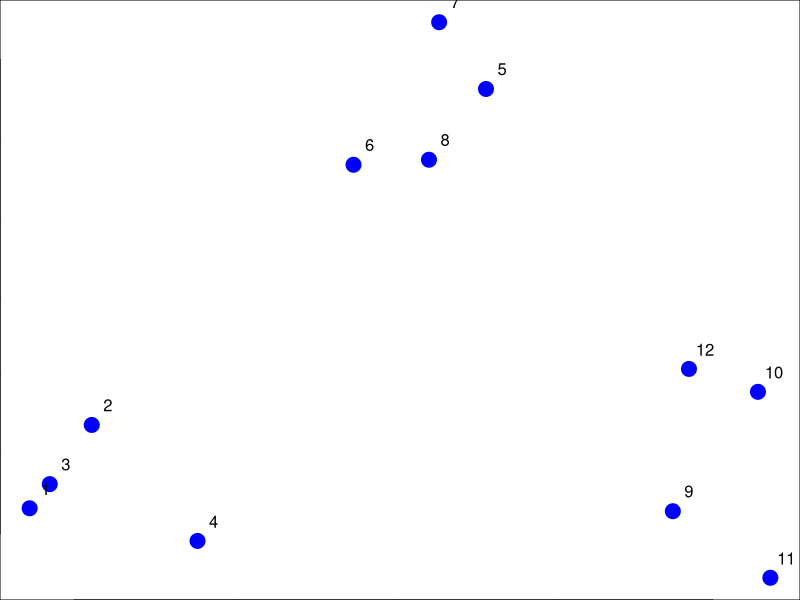
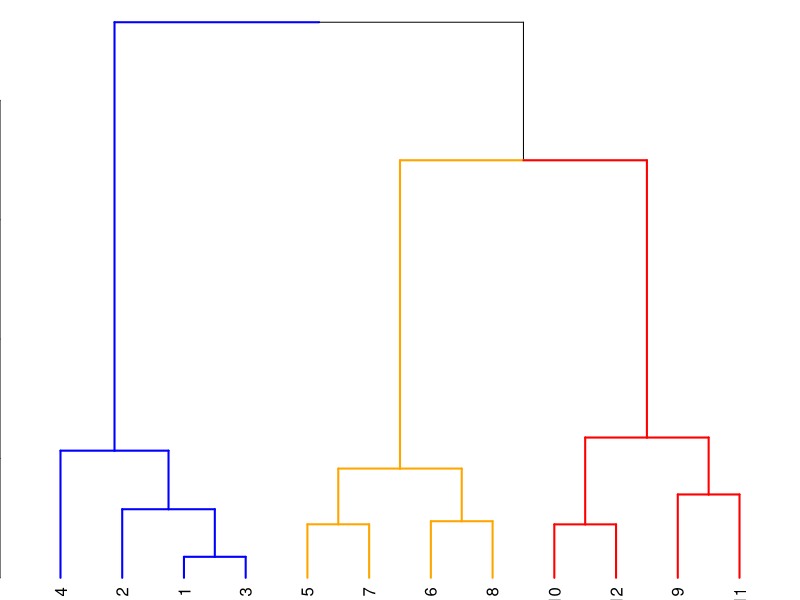
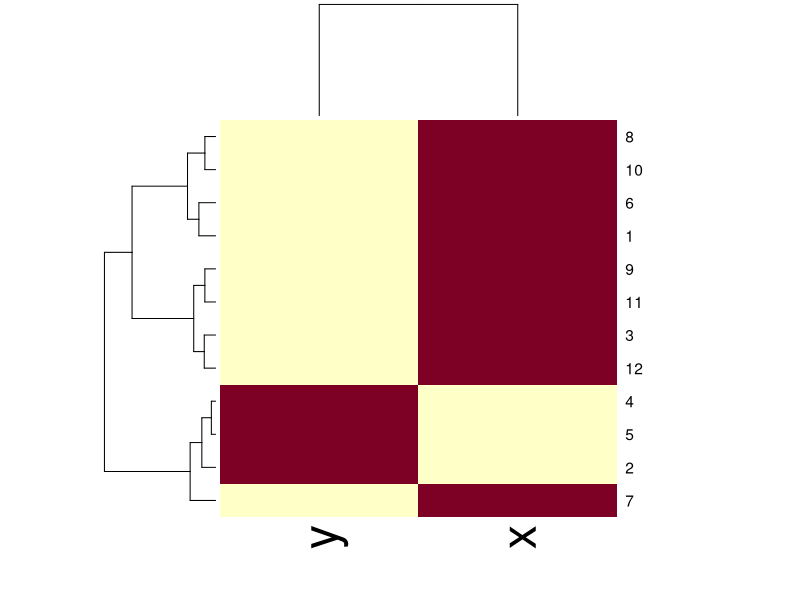

Write the R code that produced these figures, in order.
## ---- chunk 1
set.seed(71675)
par(mar=c(0,0,0,0))
x<-rnorm(12,mean=rep(1:3,each = 4), sd = 0.2)
y<-rnorm(12,mean=rep(c(1,2,1), each = 4), sd = 0.2)
plot(x,y, col="blue", pch=19,cex=2)
text(x+0.05, y+0.05, labels = as.character(1:12))
## ---- chunk 2
library(data.table)
dt<-data.table(x=x,y=y)
dist(dt)
## ---- chunk 3
distxy<- dist(dt)
hClustering<-hclust(distxy)

# Function to color branches
colbranches <- function(node, col){
  
  # Find the attributes of current node
  a <- attributes(node)
  
  # Color edges with requested color
  attr(node, "edgePar") <- c(a$edgePar, list(col=col, lwd=2))
  
  # Return the node!
  node
}

# get the dendrogram object
dendro <- as.dendrogram(hClustering)

dendro[[2]][[1]] = dendrapply(dendro[[2]][[1]], colbranches, "orange")
dendro[[2]][[2]] = dendrapply(dendro[[2]][[2]], colbranches, "red")
dendro[[1]] = dendrapply(dendro[[1]], colbranches, "blue")

plot(dendro)
## ---- chunk 4
dataMatrix<-as.matrix(dt)[sample(1:12),]
heatmap(dataMatrix)
